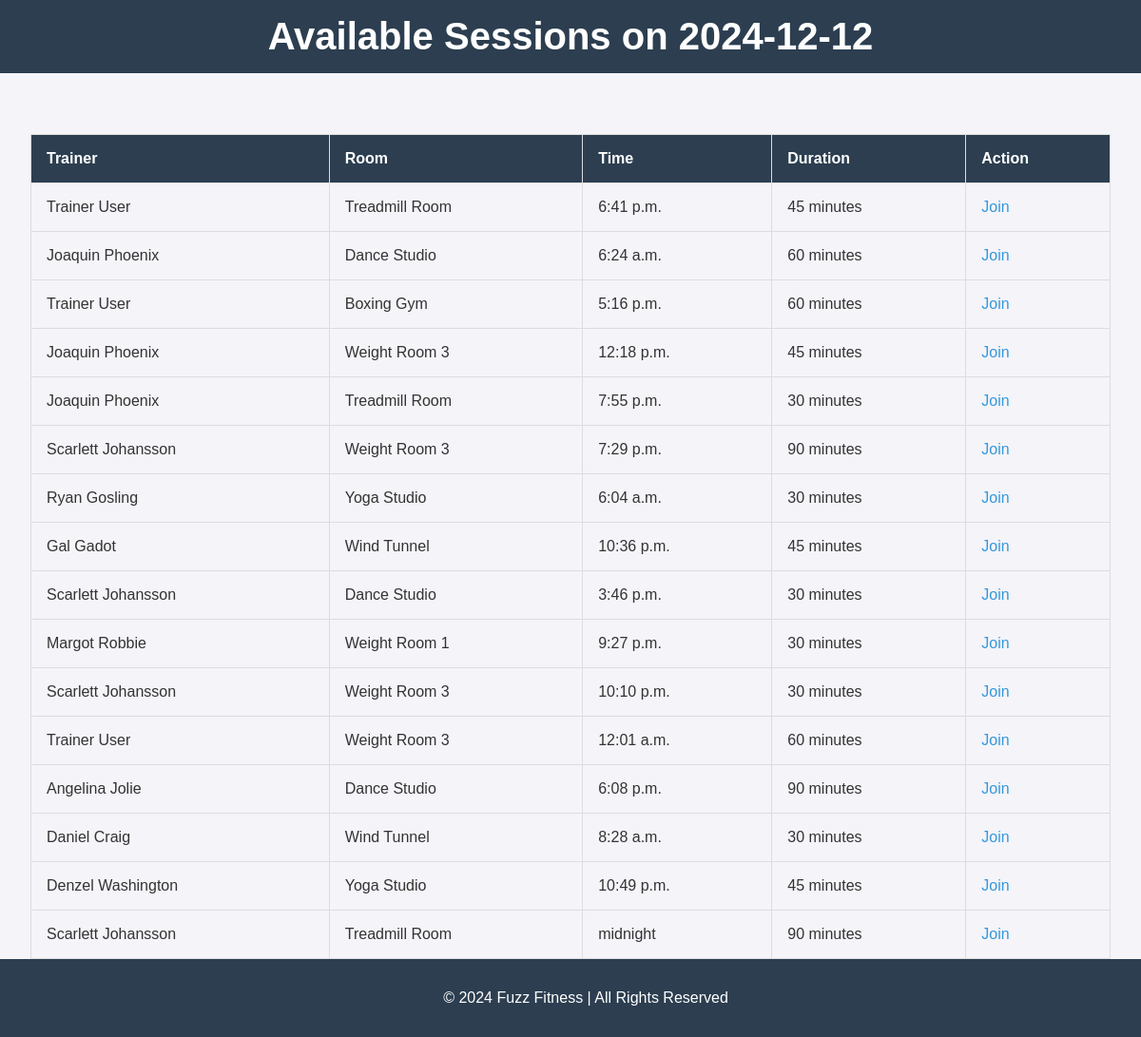
/sessions-by-date/2024-12-12/ (signed in), run on the app's committed database.
### fitness_app/models.py (models this page shows, shortened)
class TrainingSession(models.Model):
    trainer = models.ForeignKey('Trainer', on_delete=models.CASCADE)
    space = models.ForeignKey('Space', on_delete=models.CASCADE)
    date = models.DateField()
    time = models.TimeField()
    duration = models.PositiveIntegerField()  # Duration in minutes

class Trainer(models.Model):
    trainer_id = models.AutoField(primary_key=True)
    first_name = models.CharField(max_length=50)
    last_name = models.CharField(max_length=50)

class Space(models.Model):
    YOGA_STUDIO = "Yoga Studio"
    TREADMILL_ROOM = "Treadmill Room"
    WEIGHT_ROOM_1 = "Weight Room 1"
    WEIGHT_ROOM_2 = "Weight Room 2"
    WEIGHT_ROOM_3 = "Weight Room 3"
    BOXING_GYM = "Boxing Gym"
    CROSSFIT_GYM = "CrossFit Gym"
    WIND_TUNNEL = "Wind Tunnel"
    DANCE_STUDIO = "Dance Studio"
    SPACE_CHOICES = [
        (YOGA_STUDIO, "Yoga Studio"),
        (TREADMILL_ROOM, "Treadmill Room"),
        (WEIGHT_ROOM_1, "Weight Room 1"),
        (WEIGHT_ROOM_2, "Weight Room 2"),
        (WEIGHT_ROOM_3, "Weight Room 3"),
        (BOXING_GYM, "Boxing Gym"),
        (CROSSFIT_GYM, "CrossFit Gym"),
        (WIND_TUNNEL, "Wind Tunnel"),
        (DANCE_STUDIO, "Dance Studio"),
    ]
    name = models.CharField(max_length=50, choices=SPACE_CHOICES, unique=True)

### fitness_app/views.py (the view)
# urls.py: path('sessions-by-date/<str:selected_date>/', views.sessions_by_date, name='sessions_by_date'),
@login_required
def sessions_by_date(request, selected_date):
    selected_duration = request.GET.get('duration', '')
    selected_space = request.GET.get('space', '')
    session_filter = Q(date=selected_date)
    if selected_duration:
        session_filter &= Q(duration=selected_duration)
    if selected_space:
        session_filter &= Q(space__name=selected_space)
    sessions = TrainingSession.objects.filter(session_filter)
    context = {
        'selected_date': selected_date,
        'sessions': sessions,
    }
    return render(request, 'sessions_by_date.html', context)

### fitness_app/templates/sessions_by_date.html (shortened to what this page needs)
{% load static %}
<!DOCTYPE html>
<html lang="en">
<head>
    <link rel="stylesheet" href="{% static 'css/style.css' %}">
</head>
<body>
    <header>
        <h1>Available Sessions on {{ selected_date }}</h1>
    </header>
    <main>
        {% if sessions %}
            <table>
                <thead>
                    <tr>
                        <th>Trainer</th>
                        <th>Room</th>
                        <th>Time</th>
                        <th>Duration</th>
                        <th>Action</th>
                    </tr>
                </thead>
                <tbody>
                    {% for session in sessions %}
                        <tr>
                            <td>{{ session.trainer.first_name }} {{ session.trainer.last_name }}</td>
                            <td>{{ session.space.name }}</td>
                            <td>{{ session.time }}</td>
                            <td>{{ session.duration }} minutes</td>
                            <td>
                                <a href="{% url 'join_session' session.id %}" class="button">Join</a>
                            </td>
                        </tr>
                    {% endfor %}
                </tbody>
            </table>
        {% else %}
            <p>No sessions available on this date.</p>
        {% endif %}
        <div class="navigation-buttons">
            <a href="{% url 'available_dates' %}" class="button">Back to Dates</a>
            <a href="{% url 'member_dashboard' %}" class="button">Back to Dashboard</a>
        </div>
    </main>
    <footer>
        <p>&copy; 2024 Fuzz Fitness | All Rights Reserved</p>
    </footer>
</body>
</html>

### static/css/style.css (style rules this page uses)
body { font-family: 'Arial', sans-serif; margin: 0; padding: 0; background-color: #f4f4f9; color: #333; }
header { background-color: #2c3e50; color: white; padding: 1rem 2rem; text-align: center; }
header h1 { margin: 0; font-size: 2.5rem; }
footer { background-color: #2c3e50; color: white; text-align: center; padding: 1rem; position: fixed; bottom: 0; width: 100%; }
main { padding: 2rem; text-align: center; }
a { color: #3498db; text-decoration: none; }
table { width: 100%; border-collapse: collapse; margin: 2rem 0; }
table th, table td { border: 1px solid #ddd; padding: 1rem; text-align: left; }
table th { background-color: #2c3e50; color: white; }

### data on the page
TrainingSession: trainer.first_name "Trainer", trainer.last_name "User", space.name "Treadmill Room", time "6:41 p.m.", duration "45"
TrainingSession: trainer.first_name "Joaquin", trainer.last_name "Phoenix", space.name "Dance Studio", time "6:24 a.m.", duration "60"
TrainingSession: trainer.first_name "Trainer", trainer.last_name "User", space.name "Boxing Gym", time "5:16 p.m.", duration "60"
TrainingSession: trainer.first_name "Joaquin", trainer.last_name "Phoenix", space.name "Weight Room 3", time "12:18 p.m.", duration "45"
TrainingSession: trainer.first_name "Joaquin", trainer.last_name "Phoenix", space.name "Treadmill Room", time "7:55 p.m.", duration "30"
TrainingSession: trainer.first_name "Scarlett", trainer.last_name "Johansson", space.name "Weight Room 3", time "7:29 p.m.", duration "90"
TrainingSession: trainer.first_name "Ryan", trainer.last_name "Gosling", space.name "Yoga Studio", time "6:04 a.m.", duration "30"
TrainingSession: trainer.first_name "Gal", trainer.last_name "Gadot", space.name "Wind Tunnel", time "10:36 p.m.", duration "45"
TrainingSession: trainer.first_name "Scarlett", trainer.last_name "Johansson", space.name "Dance Studio", time "3:46 p.m.", duration "30"
TrainingSession: trainer.first_name "Margot", trainer.last_name "Robbie", space.name "Weight Room 1", time "9:27 p.m.", duration "30"
TrainingSession: trainer.first_name "Scarlett", trainer.last_name "Johansson", space.name "Weight Room 3", time "10:10 p.m.", duration "30"
TrainingSession: trainer.first_name "Trainer", trainer.last_name "User", space.name "Weight Room 3", time "12:01 a.m.", duration "60"
TrainingSession: trainer.first_name "Angelina", trainer.last_name "Jolie", space.name "Dance Studio", time "6:08 p.m.", duration "90"
TrainingSession: trainer.first_name "Daniel", trainer.last_name "Craig", space.name "Wind Tunnel", time "8:28 a.m.", duration "30"
TrainingSession: trainer.first_name "Denzel", trainer.last_name "Washington", space.name "Yoga Studio", time "10:49 p.m.", duration "45"
TrainingSession: trainer.first_name "Scarlett", trainer.last_name "Johansson", space.name "Treadmill Room", time "midnight", duration "90"

### other printed values
{{ selected_date }} "2024-12-12"
